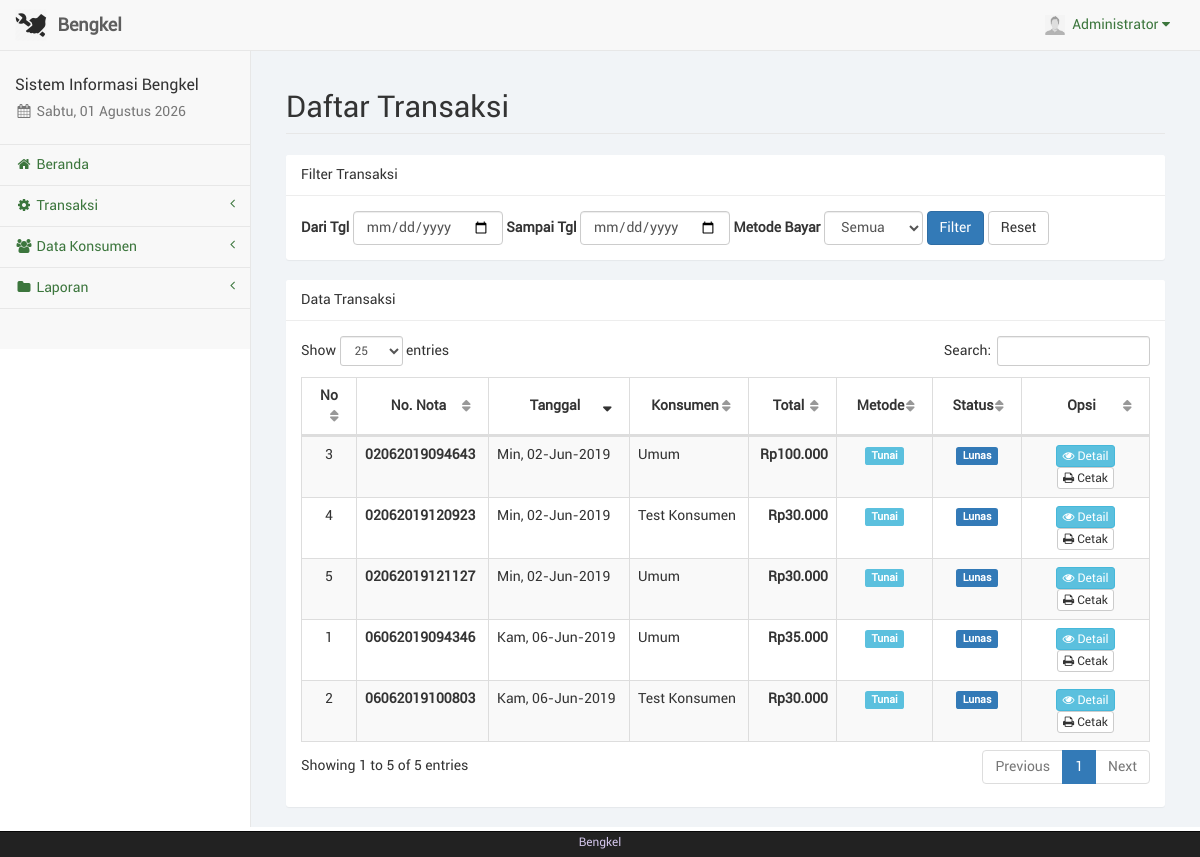
Screenshot of /trx_v2.php (signed in) with the database file from the repository.
### tables this page shows
CREATE TABLE IF NOT EXISTS `trx` (
  `id_trx` varchar(20) NOT NULL,
  `id_kon` int(11) NOT NULL,
  `tgl_trx` date NOT NULL,
  `total` varchar(20) NOT NULL,
  `id_kasir` int(11) NOT NULL
);

CREATE TABLE IF NOT EXISTS `konsumen` (
  `id_kon` int(11) NOT NULL,
  `nama_kon` varchar(50) NOT NULL,
  `telp_kon` varchar(20) NOT NULL,
  `alamat_kon` text NOT NULL
);

### sess_check.php (called while the page is built, shortened)
<?php
	$chk_sess = isset($_SESSION['admin']) ? (int)$_SESSION['admin'] : 0;
	include("dist/config/koneksi.php");
	$sql_sess = "SELECT * FROM admin WHERE id_adm='$chk_sess'";
	$ress_sess = mysqli_query($conn, $sql_sess);
	$row_sess = mysqli_fetch_array($ress_sess);
	$sess_admname = $row_sess['nama_adm'];
	$sess_admfoto = $row_sess['foto_adm'];
?>

### dist/function/format_tanggal.php (called while the page is built, shortened)
<?php
	function format_tanggal($tgl) {
		$blns = array("", "Jan", "Feb", "Mar", "Apr", "Mei", "Jun", "Jul", "Ags", "Sep", "Okt", "Nov", "Des");
		$hrs = array("Min", "Sen", "Sel", "Rab", "Kam", "Jum", "Sab");
		$tgls = getdate(strtotime($tgl));
		$hr = (strlen($tgls['mday']) == 1 ? "0". $tgls['mday'] : $tgls['mday']);
		$tanggal = $hrs[$tgls['wday']] .", ". $hr ."-". $blns[$tgls['mon']] ."-". $tgls['year'];
		return $tanggal;
	}
?>

### dist/function/format_rupiah.php (called while the page is built, shortened)
<?php
	function format_rupiah($rp) {
		$jumlah = number_format($rp, 0, ",", ".");
		$rupiah = "Rp". $jumlah;
		return $rupiah;
	}
?>

### trx_v2.php (the view, shortened to what this page needs)
<?php
	include("sess_check.php");
	$pagedesc = "Daftar Transaksi";
	include("layout_top.php");
	include("dist/function/format_tanggal.php");
	include("dist/function/format_rupiah.php");
	$where = "1=1";
	$tgl_dari = "";
	$tgl_sampai = "";
	$sql = "SELECT trx.*, konsumen.nama_kon
			FROM trx
			LEFT JOIN konsumen ON trx.id_kon=konsumen.id_kon
			WHERE $where
			ORDER BY trx.tgl_trx DESC";
	$result = mysqli_query($conn, $sql);
?>
<div id="page-wrapper">
  <div class="container-fluid">
    <div class="row"><div class="col-lg-12"><h1 class="page-header">Daftar Transaksi</h1></div></div>
    <div class="row"><div class="col-lg-12"><?php include("layout_alert.php"); ?></div></div>
    <div class="row">
      <div class="col-lg-12">
        <div class="panel panel-default">
          <div class="panel-heading">Filter Transaksi</div>
          <div class="panel-body">
            <form method="POST" class="form-inline">
              <div class="form-group">
                <label>Dari Tgl</label>
                <input type="date" name="tgl_dari" class="form-control" value="<?php echo htmlspecialchars($tgl_dari); ?>">
              </div>
              <div class="form-group">
                <label>Sampai Tgl</label>
                <input type="date" name="tgl_sampai" class="form-control" value="<?php echo htmlspecialchars($tgl_sampai); ?>">
              </div>
              <div class="form-group">
                <label>Metode Bayar</label>
                <select name="metode_bayar" class="form-control">
                  <option value="Semua">Semua</option>
                </select>
              </div>
              <button type="submit" name="filter" class="btn btn-primary">Filter</button>
              <a href="trx_v2.php" class="btn btn-default">Reset</a>
            </form>
          </div>
        </div>
      </div>
    </div>
    <div class="row">
      <div class="col-lg-12">
        <div class="panel panel-default">
          <div class="panel-heading">Data Transaksi</div>
          <div class="panel-body">
            <table class="table table-striped table-bordered table-hover" id="dataTable">
              <thead>
                <tr>
                  <th width="2%">No</th>
                  <th>No. Nota</th>
                  <th>Tanggal</th>
                  <th>Konsumen</th>
                  <th class="text-right">Total</th>
                  <th class="text-center">Metode</th>
                  <th class="text-center">Status</th>
                  <th width="15%">Opsi</th>
                </tr>
              </thead>
              <tbody>
                <?php
                  if(mysqli_num_rows($result) > 0){
                    $i = 1;
                    while($row = mysqli_fetch_array($result)){
                      $nama_kon = $row['nama_kon'] ? $row['nama_kon'] : 'Umum';
                      $status_label = $row['status_bayar'] == 'Lunas' ? '<span class="label label-success">Lunas</span>' : '<span class="label label-warning">Belum Lunas</span>';
                      $metode_label = '<span class="label label-info">'.$row['metode_bayar'].'</span>';
                      echo '<tr>';
                      echo '<td class="text-center">'.$i.'</td>';
                      echo '<td><strong>' . htmlspecialchars($row['id_trx']) .'</strong></td>';
                      echo '<td>'.format_tanggal($row['tgl_trx']).'</td>';
                      echo '<td>'.$nama_kon.'</td>';
                      echo '<td class="text-right"><strong>'.format_rupiah($row['total']).'</strong></td>';
                      echo '<td class="text-center">'.$metode_label.'</td>';
                      echo '<td class="text-center">'.$status_label.'</td>';
                      echo '<td class="text-center">';
                      echo '<a href="trx_detail_v2.php?id=' . htmlspecialchars($row['id_trx']) .'" class="btn btn-info btn-xs" title="Lihat Detail"><i class="fa fa-eye"></i> Detail</a> ';
                      echo '<a href="struk_thermal.php?id=' . htmlspecialchars($row['id_trx']) .'" class="btn btn-default btn-xs" title="Cetak Struk"><i class="fa fa-print"></i> Cetak</a>';
                      echo '</td>';
                      echo '</tr>';
                      $i++;
                    }
                  }else{
                    echo '<tr><td colspan="8" class="text-center text-muted">Tidak ada data transaksi.</td></tr>';
                  }
                ?>
              </tbody>
            </table>
          </div>
        </div>
      </div>
    </div>
  </div>
</div>
<?php include("layout_bottom.php"); ?>

### layout_top.php (shortened to what this page needs)
<?php
	$haries = array("Sunday" => "Minggu", "Monday" => "Senin", "Tuesday" => "Selasa", "Wednesday" => "Rabu", "Thursday" => "Kamis", "Friday" => "Jum'at", "Saturday" => "Sabtu");
	$bulans = array("", "Januari", "Februari", "Maret", "April", "Mei", "Juni", "Juli", "Agustus", "September", "Oktober", "November", "Desember");
	$hari_ini = $haries[date("l")];
	$bulan_ini = $bulans[date("n")];
	$tanggal = date("d");
	$tahun = date("Y");
?>
<!DOCTYPE html>
<html lang="en">
<head>
	<link href="libs/bootstrap/dist/css/bootstrap.min.css" rel="stylesheet">
	<link href="libs/metisMenu/dist/metisMenu.min.css" rel="stylesheet">
    <link href="libs/datatables-plugins/integration/bootstrap/3/dataTables.bootstrap.css" rel="stylesheet">
    <link href="libs/datatables-responsive/css/dataTables.responsive.css" rel="stylesheet">
	<link href="dist/css/sb-admin-2.css" rel="stylesheet">
	<link href="dist/css/offline-font.css" rel="stylesheet">
	<link href="dist/css/custom.css" rel="stylesheet">
	<link href="libs/font-awesome/css/font-awesome.min.css" rel="stylesheet" type="text/css">
</head>
<body>
    <div id="wrapper">
        <nav class="navbar navbar-default navbar-static-top" role="navigation" style="margin-bottom: 0">
            <div class="navbar-header">
				<a class="navbar-brand hidden-xs" href="index.php">
					<img src="foto/logo.png" alt="brand" width="32" class="float-left image-brand">
					<div class="float-right">&nbsp;<strong>Bengkel</strong></div>
				</a>
			</div>
            <ul class="nav navbar-top-links navbar-right">
				<li class="dropdown dropdown-right">
					<a class="dropdown-toggle" data-toggle="dropdown" href="#">
						<img src="../foto/<?php echo $sess_admfoto;?>" width="20px" height="20px" padding="0px">&nbsp;&nbsp;<?php echo ucfirst($sess_admname); ?>&nbsp;<i class="fa fa-caret-down"></i>
					</a>
				</li>
			</ul>
            <div class="navbar-default sidebar" role="navigation">
                <div class="sidebar-nav navbar-collapse">
                    <ul class="nav" id="side-menu">
                        <li class="sidebar-search">
							<h4>Sistem Informasi Bengkel</h4>
							<h5 class="text-muted"><i class="fa fa-calendar fa-fw"></i>&nbsp;<?php echo $hari_ini.", ".$tanggal." ".$bulan_ini." ".$tahun ?></h5>
						</li>
						<?php
							if($pagedesc == "Beranda") {
								echo '<li><a href="index.php" class="active"><i class="fa fa-home fa-fw"></i>&nbsp;Beranda</a></li>';
							}
							else {
								echo '<li><a href="index.php"><i class="fa fa-home fa-fw"></i>&nbsp;Beranda</a></li>';
							}
							if(isset($menuparent) && $menuparent == "transaksi") {
								echo '<li class="active">';
							}
							else {
								echo '<li>';
							}
						?>
							<a href="#"><i class="fa fa-gear fa-fw"></i>&nbsp;Transaksi<span class="fa arrow"></span></a>
						</li>
						<?php
							if(isset($menuparent) && $menuparent == "konsumen") {
								echo '<li class="active">';
							}
							else {
								echo '<li>';
							}
						?>
							<a href="#"><i class="fa fa-group fa-fw"></i>&nbsp;Data Konsumen<span class="fa arrow"></span></a>
						<?php
							if(isset($menuparent) && $menuparent == "laporan") {
								echo '<li class="active">';
							}
							else {
								echo '<li>';
							}
						?>
							<a href="#"><i class="fa fa-folder fa-fw"></i>&nbsp;Laporan<span class="fa arrow"></span></a>
						</li>
	                </ul>
                </div>
            </div>
        </nav>

### rows the page displays
trx: id_trx "06062019094346", tgl_trx "Kam, 06-Jun-2019", id_kon.nama_kon "Umum", total "Rp35.000", metode_bayar "Tunai", status_bayar "Lunas"
trx: id_trx "06062019100803", tgl_trx "Kam, 06-Jun-2019", id_kon.nama_kon "Test Konsumen", total "Rp30.000", metode_bayar "Tunai", status_bayar "Lunas"
trx: id_trx "02062019094643", tgl_trx "Min, 02-Jun-2019", id_kon.nama_kon "Umum", total "Rp100.000", metode_bayar "Tunai", status_bayar "Lunas"
trx: id_trx "02062019120923", tgl_trx "Min, 02-Jun-2019", id_kon.nama_kon "Test Konsumen", total "Rp30.000", metode_bayar "Tunai", status_bayar "Lunas"
trx: id_trx "02062019121127", tgl_trx "Min, 02-Jun-2019", id_kon.nama_kon "Umum", total "Rp30.000", metode_bayar "Tunai", status_bayar "Lunas"

### other values shown
$sess_admname "Administrator"
